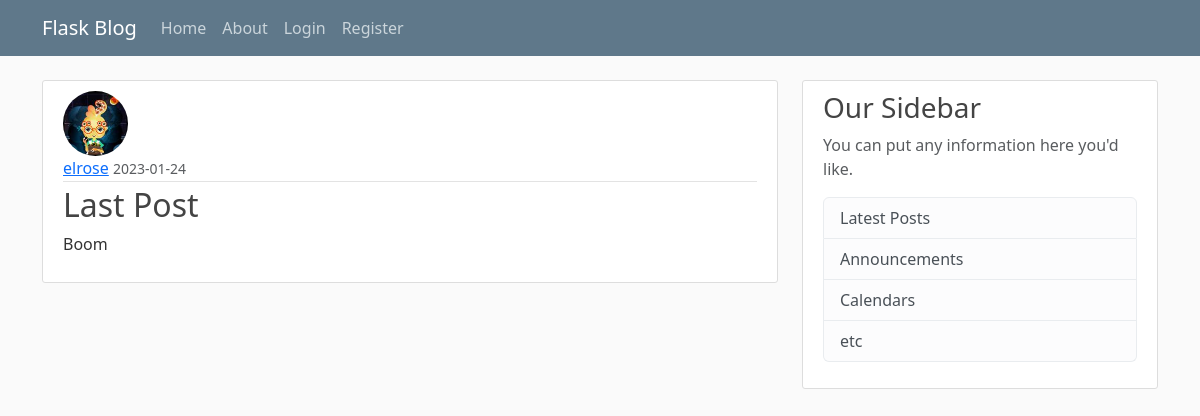
/post/12, run on an earlier commit of the app's database.
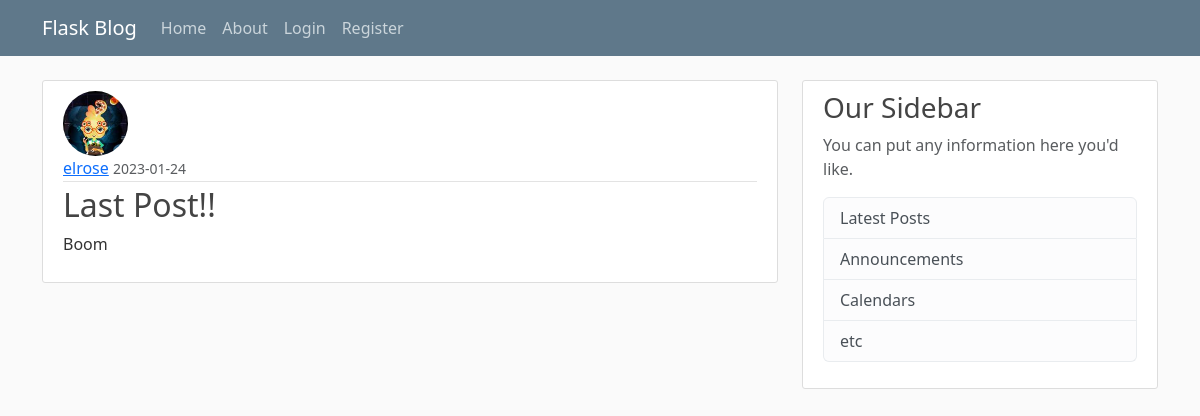
And on a later commit of the database.
### foodblog/models.py (models this page shows, shortened)
class Post(db.Model):
    id = db.Column(db.Integer, primary_key=True)
    title = db.Column(db.String(100), nullable=False)
    date_posted = db.Column(db.DateTime, nullable=False, default=datetime.utcnow)
    content = db.Column(db.Text, nullable=False)
    user_id = db.Column(db.Integer, db.ForeignKey('user.id'), nullable=False)

### foodblog/posts/routes.py (the view)
@posts.route("/post/<int:post_id>")
def post(post_id):
    post = Post.query.get_or_404(post_id)
    return render_template('post.html', title = post.title, post=post)

### foodblog/templates/post.html (shortened to what this page needs)
{% extends "layout.html" %}
{% block content %}
    <article class="media content-section">
      <img class="rounded-circle article-img" src="{{ url_for('static', filename='profile_pics/' + post.author.image_file) }}">
      <div class="media-body">
        <div class="article-metadata">
          <a class="mr-2" href="{{ url_for('users.user_posts', username=post.author.username) }}">{{ post.author.username }}</a>
          <small class="text-muted">{{ post.date_posted.strftime('%Y-%m-%d') }}</small>
        </div>
        <h2 class="article-title">{{ post.title }}</h2>
        <p class="article-content">{{ post.content }}</p>
      </div>
    </article>
{% endblock content %}

What changed in the data, as far as the page shows it:
changed Post "Boom": title "Last Post" → "Last Post!!"
